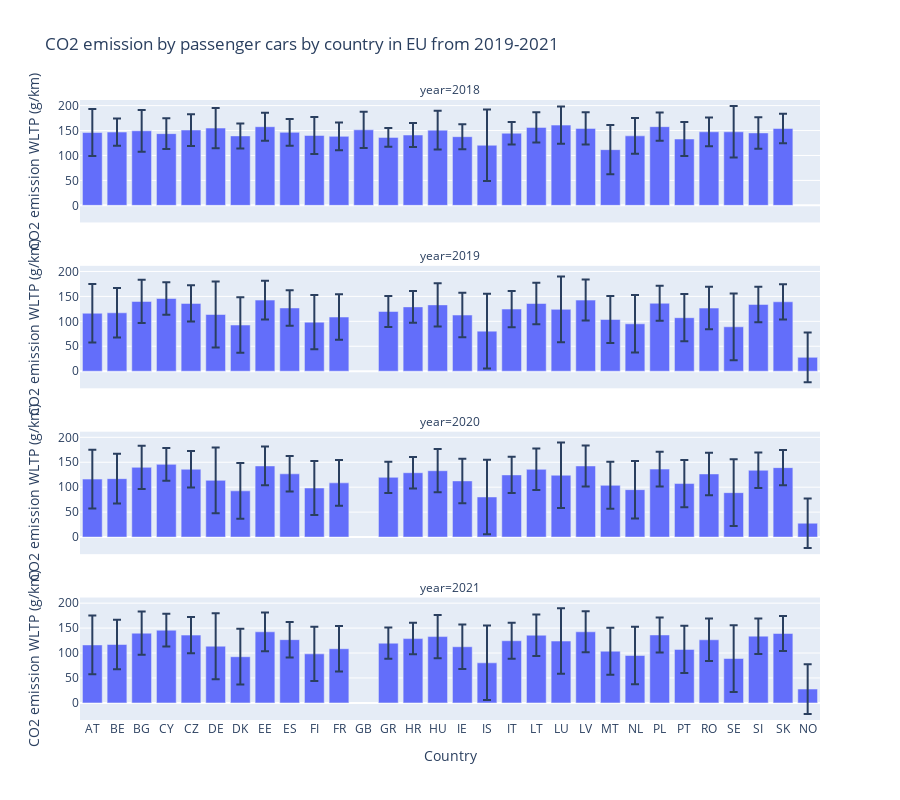

Notebook source saved alongside this figure:
### Code cell
# Plot bar graph with average CO2 emission reduced by innovative technologies per country
fig = px.bar(country_emission,
    x="Country",
    y="Ewltp (g/km) mean",
    error_y="Ewltp (g/km) std",
    facet_col="year",
    facet_col_wrap=1,
    title="CO2 emission by passenger cars by country in EU from 2019-2021",
    height=800,
    labels={
        "Ewltp (g/km) mean": "CO2 emission WLTP (g/km)"
    },
)
fig.show()

### Figure 1 — Plotly figure (JSON) as saved in the notebook; plotly's stock layout.template omitted (floating-point values rounded to 4 significant figures)
{"data": [{"alignmentgroup": "True", "error_y": {"array": [47.06, 27.41, 41.88, 30.65, 31.86, 40.3, 25.04, 27.92, 26.8, 37.21, 27.85, 36.36, 18.58, 24.25, 38.87, 25.16, 71.62, 22.78, 30.23, 37.19, 32.45, 49.28, 35.72, 28.39, 33.97, 28.8, 51.49, 31.49, 29.52]}, "hovertemplate": "year=2018<br>Country=%{x}<br>CO2 emission WLTP (g/km)=%{y}<extra></extra>", "legendgroup": "", "marker": {"color": "#636efa", "pattern": {"shape": ""}}, "name": "", "offsetgroup": "", "orientation": "v", "showlegend": false, "textposition": "auto", "type": "bar", "x": ["AT", "BE", "BG", "CY", "CZ", "DE", "DK", "EE", "ES", "FI", "FR", "GB", "GR", "HR", "HU", "IE", "IS", "IT", "LT", "LU", "LV", "MT", "NL", "PL", "PT", "RO", "SE", "SI", "SK"], "xaxis": "x4", "y": [146.0, 147.0, 149.5, 143.8, 151.0, 155.0, 139.3, 157.7, 146.4, 140.1, 138.4, 151.4, 136.3, 141.0, 150.8, 137.7, 120.5, 144.6, 156.4, 160.9, 154.3, 111.6, 139.4, 157.8, 133.0, 147.5, 147.5, 145.2, 154.1], "yaxis": "y4"}, {"alignmentgroup": "True", "error_y": {"array": [58.88, 49.71, 43.38, 32.81, 36.44, 66.1, 55.85, 38.87, 35.69, 54.26, 45.77, 31.23, 31.65, 43.35, 44.61, 74.72, 36.24, 41.62, 65.76, 41.11, 47.09, 57.62, 49.74, 34.9, 47.44, 42.69, 66.93, 35.58, 35.28]}, "hovertemplate": "year=2019<br>Country=%{x}<br>CO2 emission WLTP (g/km)=%{y}<extra></extra>", "legendgroup": "", "marker": {"color": "#636efa", "pattern": {"shape": ""}}, "name": "", "offsetgroup": "", "orientation": "v", "showlegend": false, "textposition": "auto", "type": "bar", "x": ["AT", "BE", "BG", "CY", "CZ", "DE", "DK", "EE", "ES", "FI", "FR", "GR", "HR", "HU", "IE", "IS", "IT", "LT", "LU", "LV", "MT", "NL", "NO", "PL", "PT", "RO", "SE", "SI", "SK"], "xaxis": "x3", "y": [116.2, 117.1, 139.8, 145.8, 135.9, 113.7, 92.61, 142.6, 126.8, 98.35, 108.6, 119.7, 129.0, 133.0, 112.6, 80.35, 124.6, 135.7, 124.0, 142.6, 103.7, 95.02, 27.72, 136.2, 107.3, 126.6, 89.02, 133.9, 139.2], "yaxis": "y3"}, {"alignmentgroup": "True", "error_y": {"array": [58.88, 49.71, 43.38, 32.81, 36.44, 66.1, 55.85, 38.87, 35.69, 54.26, 45.77, 31.23, 31.65, 43.35, 44.61, 74.72, 36.24, 41.62, 65.76, 41.11, 47.09, 57.62, 49.74, 34.9, 47.44, 42.69, 66.93, 35.58, 35.28]}, "hovertemplate": "year=2020<br>Country=%{x}<br>CO2 emission WLTP (g/km)=%{y}<extra></extra>", "legendgroup": "", "marker": {"color": "#636efa", "pattern": {"shape": ""}}, "name": "", "offsetgroup": "", "orientation": "v", "showlegend": false, "textposition": "auto", "type": "bar", "x": ["AT", "BE", "BG", "CY", "CZ", "DE", "DK", "EE", "ES", "FI", "FR", "GR", "HR", "HU", "IE", "IS", "IT", "LT", "LU", "LV", "MT", "NL", "NO", "PL", "PT", "RO", "SE", "SI", "SK"], "xaxis": "x2", "y": [116.2, 117.1, 139.8, 145.8, 135.9, 113.7, 92.61, 142.6, 126.8, 98.35, 108.6, 119.7, 129.0, 133.0, 112.6, 80.35, 124.6, 135.7, 124.0, 142.6, 103.7, 95.02, 27.72, 136.2, 107.3, 126.6, 89.02, 133.9, 139.2], "yaxis": "y2"}, {"alignmentgroup": "True", "error_y": {"array": [58.88, 49.71, 43.38, 32.81, 36.44, 66.1, 55.85, 38.87, 35.69, 54.26, 45.77, 31.23, 31.65, 43.35, 44.61, 74.72, 36.24, 41.62, 65.76, 41.11, 47.09, 57.62, 49.74, 34.9, 47.44, 42.69, 66.93, 35.58, 35.28]}, "hovertemplate": "year=2021<br>Country=%{x}<br>CO2 emission WLTP (g/km)=%{y}<extra></extra>", "legendgroup": "", "marker": {"color": "#636efa", "pattern": {"shape": ""}}, "name": "", "offsetgroup": "", "orientation": "v", "showlegend": false, "textposition": "auto", "type": "bar", "x": ["AT", "BE", "BG", "CY", "CZ", "DE", "DK", "EE", "ES", "FI", "FR", "GR", "HR", "HU", "IE", "IS", "IT", "LT", "LU", "LV", "MT", "NL", "NO", "PL", "PT", "RO", "SE", "SI", "SK"], "xaxis": "x", "y": [116.2, 117.1, 139.8, 145.8, 135.9, 113.7, 92.61, 142.6, 126.8, 98.35, 108.6, 119.7, 129.0, 133.0, 112.6, 80.35, 124.6, 135.7, 124.0, 142.6, 103.7, 95.02, 27.72, 136.2, 107.3, 126.6, 89.02, 133.9, 139.2], "yaxis": "y"}], "layout": {"annotations": [{"font": {}, "showarrow": false, "text": "year=2021", "x": 0.5, "xanchor": "center", "xref": "paper", "y": 0.1975, "yanchor": "bottom", "yref": "paper"}, {"font": {}, "showarrow": false, "text": "year=2020", "x": 0.5, "xanchor": "center", "xref": "paper", "y": 0.465, "yanchor": "bottom", "yref": "paper"}, {"font": {}, "showarrow": false, "text": "year=2019", "x": 0.5, "xanchor": "center", "xref": "paper", "y": 0.7325, "yanchor": "bottom", "yref": "paper"}, {"font": {}, "showarrow": false, "text": "year=2018", "x": 0.5, "xanchor": "center", "xref": "paper", "y": 1, "yanchor": "bottom", "yref": "paper"}], "barmode": "relative", "height": 800, "legend": {"tracegroupgap": 0}, "title": {"text": "CO2 emission by passenger cars by country in EU from 2019-2021"}, "xaxis": {"anchor": "y", "domain": [0, 1], "title": {"text": "Country"}}, "xaxis2": {"anchor": "y2", "domain": [0, 1], "matches": "x", "showticklabels": false}, "xaxis3": {"anchor": "y3", "domain": [0, 1], "matches": "x", "showticklabels": false}, "xaxis4": {"anchor": "y4", "domain": [0, 1], "matches": "x", "showticklabels": false}, "yaxis": {"anchor": "x", "domain": [0, 0.1975], "title": {"text": "CO2 emission WLTP (g/km)"}}, "yaxis2": {"anchor": "x2", "domain": [0.2675, 0.465], "matches": "y", "title": {"text": "CO2 emission WLTP (g/km)"}}, "yaxis3": {"anchor": "x3", "domain": [0.535, 0.7325], "matches": "y", "title": {"text": "CO2 emission WLTP (g/km)"}}, "yaxis4": {"anchor": "x4", "domain": [0.8025, 1], "matches": "y", "title": {"text": "CO2 emission WLTP (g/km)"}}}}
